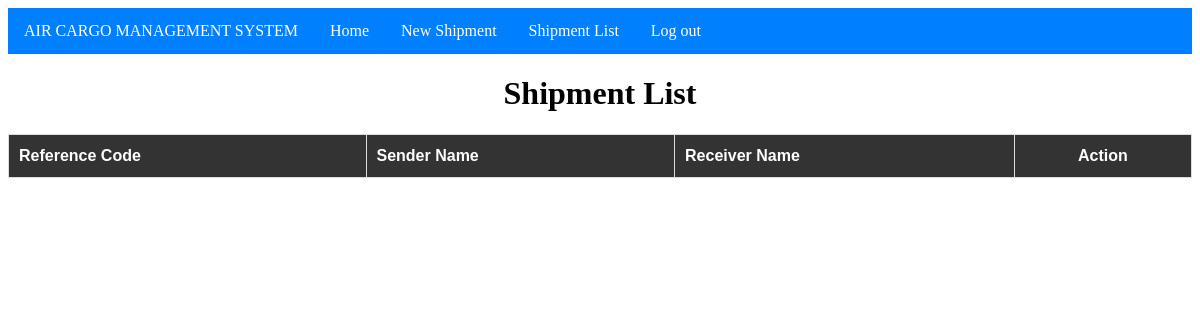
Page /Shipment_List.php on the earlier database version.
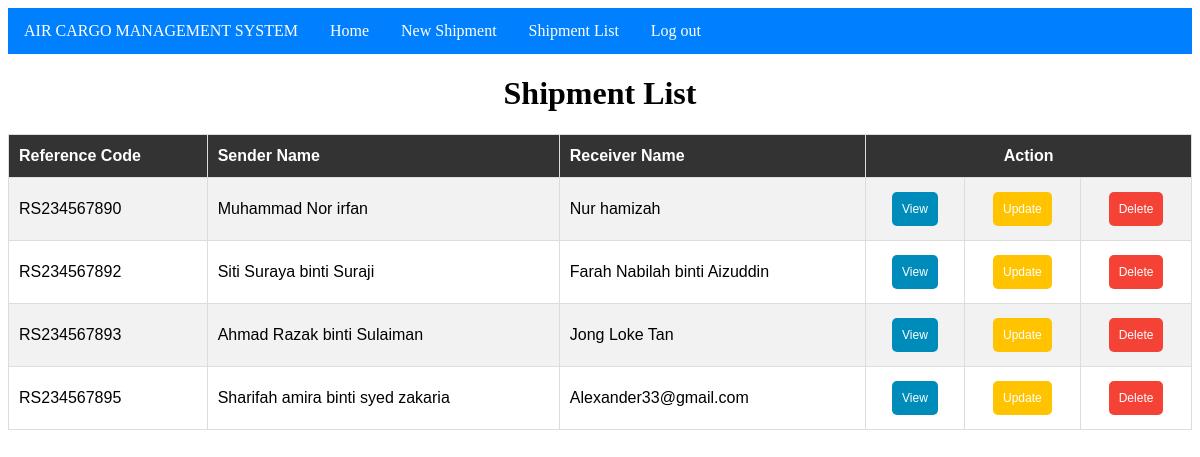
Same page on the later database version.
### tables this page shows
CREATE TABLE `shipment` (
  `id` varchar(11) NOT NULL,
  `sname` varchar(255) NOT NULL,
  `saddress` varchar(255) NOT NULL,
  `semail` varchar(255) NOT NULL,
  `scontact` varchar(11) NOT NULL,
  `rname` varchar(255) NOT NULL,
  `raddress` varchar(255) NOT NULL,
  `remail` varchar(255) NOT NULL,
  `rcontact` varchar(11) NOT NULL,
  `status` int(2) NOT NULL COMMENT '1 = pending,\r\n2 = Accepted,\r\n3 = In Transit,\r\n4 = Out for Delivery,\r\n5 = Delivered',
  `date_created` datetime NOT NULL DEFAULT CURRENT_TIMESTAMP
);

### Shipment_List.php (the view, shortened to what this page needs)
<!DOCTYPE html>
<html>
<head>
</head>
<body>
<?php include 'wh_nav.php'; ?>
<?php include 'db_connect.php'; ?>
<h1>Shipment List</h1>
<table id="customers">
<tr>
  <th align="left">Reference Code</th>
  <th align="left">Sender Name</th>
  <th align="left">Receiver Name</th>
  <th colspan="3" align="center">Action</th>
</tr>
<?php
    $result = mysqli_query($conn, "select id, sname, rname from shipment");
    while($row = mysqli_fetch_array($result)){
        echo "<tr>";
        echo "<td>"; echo $row["id"]; echo "</td>";
        echo "<td>"; echo $row["sname"]; echo "</td>";
        echo "<td>"; echo $row["rname"]; echo "</td>";
        echo "<td align=center>"; ?> <a href="view_shipment.php?id=<?php echo $row["id"]; ?>"><button type="button" class="button">View</button></a> <?php echo "</td>";
        echo "<td align=center>"; ?> <a href="update_shipment.php?id=<?php echo $row["id"]; ?>"><button type="button" class="button button2">Update</button></a> <?php echo "</td>";
        echo "<td align=center>"; ?> <a href="delete_shipment.php?id=<?php echo $row["id"]; ?>"><button type="button" class="button button1">Delete</button></a> <?php echo "</td>";
        echo "</tr>";
    }
    ?>
</body>
</html>

### wh_nav.php (shortened to what this page needs)
<!DOCTYPE html>
<html>
<head>
</head>
<body>
<ul>
  <li><a class="active" href="wh_index.php">AIR CARGO MANAGEMENT SYSTEM</a></li>
  <li><a href="wh_index.php">Home</a></li>
  <li><a href="AddNewShipment.php">New Shipment</a></li>
  <li><a href="Shipment_List.php">Shipment List</a></li>
  <li><a href="logout.php" target="_self">Log out</a></li>
</ul>
</body>
</html>

### Shipment_List.php (style rules this page uses)
#customers { font-family: Arial, Helvetica, sans-serif; border-collapse: collapse; width: 100%; }
#customers td, #customers th { border: 1px solid #ddd; padding: 10px; }
#customers tr:nth-child(even) { background-color: #f2f2f2; }
#customers th { padding-top: 12px; padding-bottom: 12px; background-color: #333333; color: white; }
.button { background-color: #008CBA; border: none; color: white; padding: 10px; text-align: center; text-decoration: none; display: inline-block; font-size: 12px; margin: 4px 2px; cursor: pointer; border-radius: 5px; position: center; }
.button1 { background-color: #f44336; }
.button2 { background-color: #FFC300; }
h1 { text-align: center; }

### wh_nav.php (style rules this page uses)
ul { list-style-type: none; margin: 0; padding: 0; overflow: hidden; background-color: rgb(0, 128, 255); }
li { float: left; }
li a { display: block; color: white; text-align: center; padding: 14px 16px; text-decoration: none; }

Differences in the rows shown:
added shipment: id "RS234567890", sname "Muhammad Nor irfan", rname "Nur hamizah"
added shipment: id "RS234567892", sname "Siti Suraya binti Suraji", rname "Farah Nabilah binti Aizuddin"
added shipment: id "RS234567893", sname "Ahmad Razak binti Sulaiman", rname "Jong Loke Tan"
added shipment: id "RS234567895", sname "Sharifah amira binti syed zakaria", rname "Alexander33@gmail.com"
